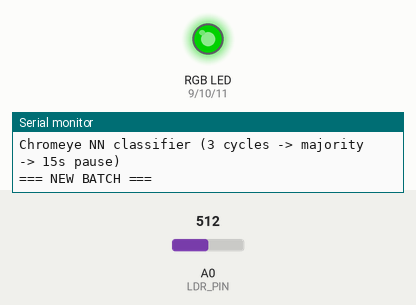
Simulated run of this sketch. Board: Arduino Uno, built with avr-gcc and run on an emulated ATmega328P. On the bench: an RGB LED mixed from three pins (HIGH = lit), the last lines printed to the serial monitor. The test bench sets the inputs (shaded band); at power-on: A0 (LDR_PIN) = 512. Dim RGB values are drawn brighter than linear.

Above: at 1.4 s.
1.5 s: A0 (LDR_PIN) set to 537
At 4.1 s:
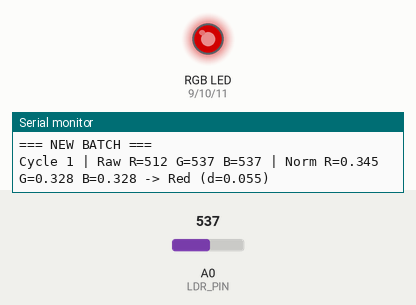
4.5 s: A0 (LDR_PIN) set to 563
At 10.7 s:
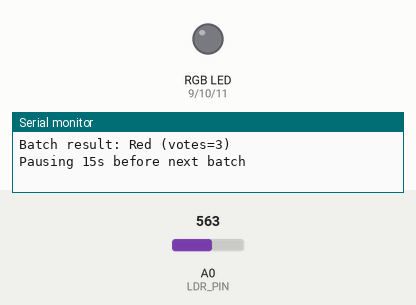
Timing chart, 0 to 12.2 s (numbered marks = the images above; inputs shaded):
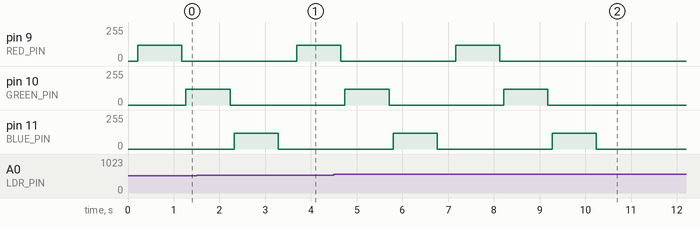

Measured:
- the behaviour switches between 546 and 547 on A0 (LDR_PIN) (found by bisection; images 1 and 2)
- by itself, pin 10 (GREEN_PIN): alternates 120/255 for 0.96 s and 0/255 for 2.5 s, 4 changes in all, then stays 0/255
- by itself, pin 11 (BLUE_PIN): alternates 120/255 for 0.96 s and 0/255 for 2.5 s

The sketch:

sketch_nov20a.ino
```cpp
// Chromeye — NN classifier + 3-cycle majority voting
// Uses 1 LDR on A0 (INPUT_PULLUP wiring), LEDs on 9/10/11
// Prints raw ADC, normalized reflectance and per-cycle + batch detection

const int LDR_PIN = A0;
const int RED_PIN = 9;
const int GREEN_PIN = 10;
const int BLUE_PIN = 11;

const int LED_BRIGHT = 120;    // same as before
const int LED_ON_MS   = 900;   // 0.9s per LED
const int SAMPLES     = 8;

const int CYCLES = 3;          // cycles per batch
const unsigned long PAUSE_MS = 15000UL; // 15s between batches

// Prototypes from your measured averaged data (normalized reflectance vectors)
// Order: Black, White, Green, Red, Yellow, DarkSkyBlue
const int N_PROT = 6;
const float prototypes[N_PROT][3] = {
  {0.265, 0.380, 0.356}, // Black
  {0.278, 0.376, 0.346}, // White
  {0.246, 0.393, 0.361}, // Green
  {0.302, 0.361, 0.337}, // Red
  {0.287, 0.378, 0.336}, // Yellow
  {0.238, 0.391, 0.371}  // DarkSkyBlue
};
const char* labels[N_PROT] = {"Black","White","Green","Red","Yellow","DarkSkyBlue"};

// max allowed distance to accept a match (tune if needed)
float DIST_THRESHOLD = 0.06; // start forgiving; can lower if mislabels

void setup() {
  Serial.begin(9600);
  delay(200);
  Serial.println("Chromeye NN classifier (3 cycles -> majority -> 15s pause)");
  pinMode(LDR_PIN, INPUT_PULLUP);
  pinMode(RED_PIN, OUTPUT);
  pinMode(GREEN_PIN, OUTPUT);
  pinMode(BLUE_PIN, OUTPUT);
  analogWrite(RED_PIN,0);
  analogWrite(GREEN_PIN,0);
  analogWrite(BLUE_PIN,0);
}

// helper to set LEDs
void setLEDs(int r, int g, int b) {
  analogWrite(RED_PIN, r);
  analogWrite(GREEN_PIN, g);
  analogWrite(BLUE_PIN, b);
  delay(30);
}

// read averaged LDR while LED is ON
int readLDRavg() {
  long s = 0;
  for (int i=0;i<SAMPLES;i++){
    s += analogRead(LDR_PIN);
    delay(4);
  }
  return (int)(s / SAMPLES);
}

// convert raw ADC triplet -> normalized reflectance Rn,Gn,Bn
void rawToNorm(float Rraw, float Graw, float Braw, float &Rn, float &Gn, float &Bn) {
  float rR = 1023.0f - Rraw;
  float rG = 1023.0f - Graw;
  float rB = 1023.0f - Braw;
  float sum = rR + rG + rB;
  if (sum < 1e-6) sum = 1.0f;
  Rn = rR / sum;
  Gn = rG / sum;
  Bn = rB / sum;
}

// nearest prototype; returns index and distance via reference
int nearestProto(float Rn, float Gn, float Bn, float &outDist) {
  float bestD = 1e6;
  int bestI = -1;
  for (int i=0;i<N_PROT;i++){
    float dr = Rn - prototypes[i][0];
    float dg = Gn - prototypes[i][1];
    float db = Bn - prototypes[i][2];
    float d = sqrt(dr*dr + dg*dg + db*db);
    if (d < bestD){ bestD = d; bestI = i; }
  }
  outDist = bestD;
  return bestI;
}

// measure one cycle (R,G,B) and classify it; returns prototype index or -1 if unknown
int measureAndClassifyCycle(int cycleNum) {
  // RED on
  setLEDs(LED_BRIGHT,0,0);
  delay(LED_ON_MS);
  int Rraw = readLDRavg();
  setLEDs(0,0,0);
  delay(60);

  // GREEN on
  setLEDs(0,LED_BRIGHT,0);
  delay(LED_ON_MS);
  int Graw = readLDRavg();
  setLEDs(0,0,0);
  delay(60);

  // BLUE on
  setLEDs(0,0,LED_BRIGHT);
  delay(LED_ON_MS);
  int Braw = readLDRavg();
  setLEDs(0,0,0);
  delay(60);

  // print raw
  Serial.print("Cycle "); Serial.print(cycleNum);
  Serial.print(" | Raw R="); Serial.print(Rraw);
  Serial.print(" G="); Serial.print(Graw);
  Serial.print(" B="); Serial.print(Braw);

  // normalize
  float Rn, Gn, Bn;
  rawToNorm(Rraw, Graw, Braw, Rn, Gn, Bn);
  Serial.print(" | Norm R="); Serial.print(Rn,3);
  Serial.print(" G="); Serial.print(Gn,3);
  Serial.print(" B="); Serial.print(Bn,3);

  // nearest prototype
  float dist;
  int idx = nearestProto(Rn, Gn, Bn, dist);

  if (idx >= 0 && dist <= DIST_THRESHOLD) {
    Serial.print(" -> "); Serial.print(labels[idx]);
    Serial.print(" (d="); Serial.print(dist,3); Serial.println(")");
    return idx;
  } else {
    Serial.print(" -> UNKNOWN");
    Serial.print(" (bestd="); Serial.print(dist,3); Serial.println(")");
    return -1;
  }
}

void loop() {
  Serial.println("=== NEW BATCH ===");
  int votes[N_PROT]; for (int i=0;i<N_PROT;i++) votes[i]=0;
  int unknowns = 0;

  for (int c=1;c<=CYCLES;c++){
    int idx = measureAndClassifyCycle(c);
    if (idx >= 0) votes[idx]++; else unknowns++;
    delay(300);
  }

  // majority vote
  int bestI = -1; int bestV = 0;
  for (int i=0;i<N_PROT;i++){
    if (votes[i] > bestV) { bestV = votes[i]; bestI = i; }
  }

  Serial.print("Batch result: ");
  if (bestV >= 2) {
    Serial.print(labels[bestI]);
    Serial.print(" (votes="); Serial.print(bestV); Serial.println(")");
  } else {
    // if no prototype got >=2 votes, report unknown or the single top
    if (bestV == 1) {
      Serial.print(labels[bestI]);
      Serial.print(" (weak, votes=1) - maybe ");
      Serial.print(labels[bestI]); Serial.println("");
    } else {
      Serial.println("UNKNOWN");
    }
  }

  Serial.print("Pausing ");
  Serial.print(PAUSE_MS/1000);
  Serial.println("s before next batch\n");
  delay(PAUSE_MS);
}
```
